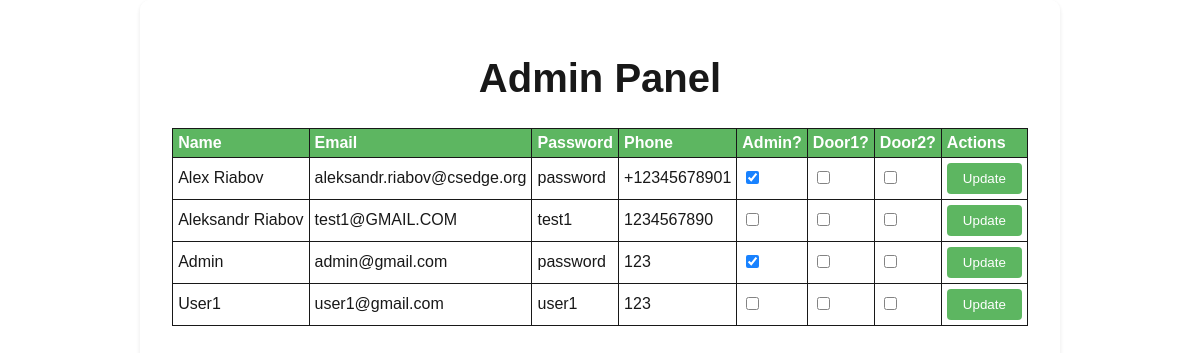
Page /admin (signed in) on the earlier database version.
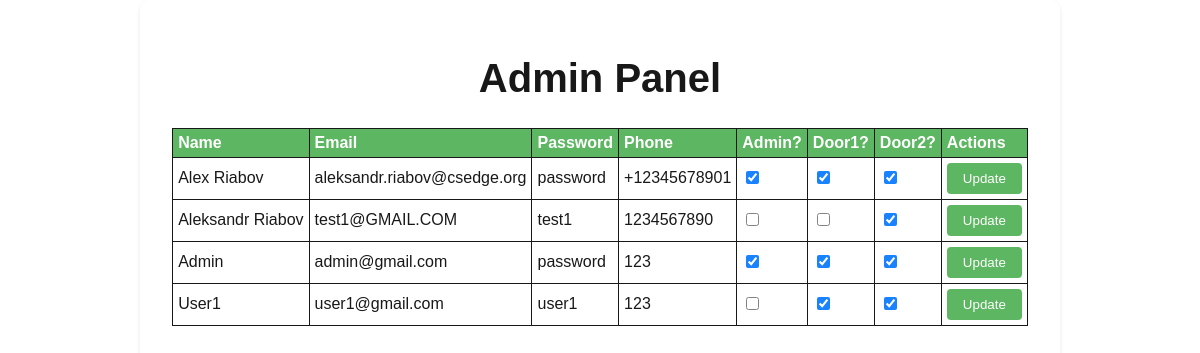
Same page on the later database version.
### tables this page shows
CREATE TABLE users(name TEXT NOT NULL, email TEXT NOT NULL, phone TEXT, password TEXT NOT NULL, _isAdmin INTEGER DEFAULT 0 NOT NULL, door1 INTEGER DEFAULT 0 NOT NULL, door2 INTEGER DEFAULT 0 NOT NULL );

### app.py (the view)
@app.route('/admin')
def admin():
    if session['_isAdmin'] == 1:
        conn = sqlite3.connect('./static/myapp.db')
        curs = conn.cursor()
        curs.execute('SELECT * FROM users')
        users = curs.fetchall()
        return render_template('admin.html', users=users)
    else : return redirect(url_for('profile'))

### templates/admin.html (shortened to what this page needs)
<!DOCTYPE html>
<html lang="en" class="indexBody">
<head>
    <link rel="stylesheet" href="/static/styless.css">
  </head>
  <body  class="mainBody">
    <h1>Admin Panel</h1>
    <table>
      <thead>
        <tr>
          <th>Name</th>
          <th>Email</th>
          <th>Password</th>
          <th>Phone</th>
          <th>Admin?</th>
          <th>Door1?</th>
          <th>Door2?</th>
          <th>Actions</th>
        </tr>
      </thead>
      <tbody>
        {% for user in users %}
        <tr>
            <form action="/update" method="POST">
                <td>{{ user[0] }}</td>
                <td>{{ user[1] }}</td>
                <td>{{ user[3] }}</td>
                <td>{{ user[2] }}</td>
                <td>
                  <input type="checkbox" name="isAdmin"  {% if user[4] == 1 %}checked value="1" {% else %} value="0" {% endif %}>
                </td>
                <td>
                  <input type="checkbox" name="door1" value="1" {% if user[5] == 1 %}checked value="1" {% else %} value="0" {% endif %}>
                </td>
                <td>
                  <input type="checkbox" name="door2" value="1" {% if user[6] == 1 %}checked value="1" {% else %} value="0" {% endif %}>
                </td>
                <td><input type="submit" value="Update"></td>
              </form>
        {% endfor %}
      </tbody>
    </table>
  </body>
</html>

Differences in the rows shown:
changed users "Alex Riabov": door1 "☐" → "☑"; door2 "☐" → "☑"
changed users "Aleksandr Riabov": door2 "☐" → "☑"
changed users "Admin": door1 "☐" → "☑"; door2 "☐" → "☑"
changed users "User1": door1 "☐" → "☑"; door2 "☐" → "☑"
